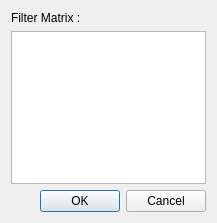
<?xml version="1.0" encoding="UTF-8"?>
<ui version="4.0">
 <class>Dlgspatialfilter</class>
 <widget class="QDialog" name="Dlgspatialfilter">
  <property name="geometry">
   <rect>
    <x>0</x>
    <y>0</y>
    <width>217</width>
    <height>223</height>
   </rect>
  </property>
  <property name="windowTitle">
   <string>Dialog</string>
  </property>
  <layout class="QGridLayout" name="gridLayout">
   <item row="0" column="0">
    <layout class="QVBoxLayout" name="verticalLayout_3">
     <item>
      <widget class="QLabel" name="label_3">
       <property name="text">
        <string>Filter Matrix :</string>
       </property>
      </widget>
     </item>
     <item>
      <widget class="QTextEdit" name="filterMatrix_3"/>
     </item>
     <item>
      <widget class="QDialogButtonBox" name="buttonBox">
       <property name="orientation">
        <enum>Qt::Horizontal</enum>
       </property>
       <property name="standardButtons">
        <set>QDialogButtonBox::Cancel|QDialogButtonBox::Ok</set>
       </property>
      </widget>
     </item>
    </layout>
   </item>
  </layout>
 </widget>
 <resources/>
 <connections>
  <connection>
   <sender>buttonBox</sender>
   <signal>rejected()</signal>
   <receiver>Dlgspatialfilter</receiver>
   <slot>reject()</slot>
   <hints>
    <hint type="sourcelabel">
     <x>316</x>
     <y>260</y>
    </hint>
    <hint type="destinationlabel">
     <x>286</x>
     <y>274</y>
    </hint>
   </hints>
  </connection>
  <connection>
   <sender>buttonBox</sender>
   <signal>accepted()</signal>
   <receiver>Dlgspatialfilter</receiver>
   <slot>accept()</slot>
   <hints>
    <hint type="sourcelabel">
     <x>248</x>
     <y>254</y>
    </hint>
    <hint type="destinationlabel">
     <x>157</x>
     <y>274</y>
    </hint>
   </hints>
  </connection>
 </connections>
</ui>
